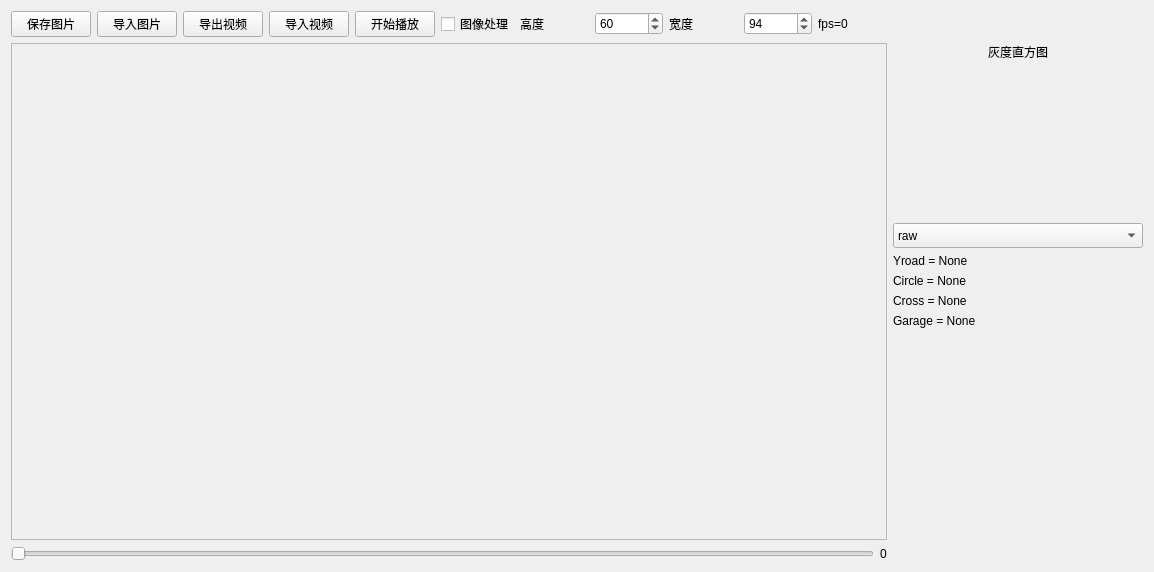
<?xml version="1.0" encoding="UTF-8"?>
<ui version="4.0">
 <class>imageshow</class>
 <widget class="QWidget" name="imageshow">
  <property name="geometry">
   <rect>
    <x>0</x>
    <y>0</y>
    <width>1154</width>
    <height>572</height>
   </rect>
  </property>
  <property name="windowTitle">
   <string>Form</string>
  </property>
  <layout class="QGridLayout" name="gridLayout_2">
   <item row="1" column="0">
    <widget class="QScrollArea" name="scrollArea">
     <property name="widgetResizable">
      <bool>true</bool>
     </property>
     <widget class="QWidget" name="scrollAreaWidgetContents">
      <property name="geometry">
       <rect>
        <x>0</x>
        <y>0</y>
        <width>876</width>
        <height>489</height>
       </rect>
      </property>
      <layout class="QGridLayout" name="gridLayout">
       <item row="0" column="1">
        <widget class="MouseEvent" name="imaglabel">
         <property name="text">
          <string/>
         </property>
        </widget>
       </item>
      </layout>
     </widget>
    </widget>
   </item>
   <item row="0" column="0">
    <layout class="QHBoxLayout" name="horizontalLayout_2">
     <item>
      <layout class="QHBoxLayout" name="horizontalLayout">
       <item>
        <widget class="QPushButton" name="btn_imagesave">
         <property name="text">
          <string>保存图片</string>
         </property>
         <property name="checkable">
          <bool>false</bool>
         </property>
        </widget>
       </item>
       <item>
        <widget class="QPushButton" name="btn_imageread">
         <property name="text">
          <string>导入图片</string>
         </property>
        </widget>
       </item>
       <item>
        <widget class="QPushButton" name="btn_videosave">
         <property name="text">
          <string>导出视频</string>
         </property>
        </widget>
       </item>
       <item>
        <widget class="QPushButton" name="btn_videoread">
         <property name="text">
          <string>导入视频</string>
         </property>
        </widget>
       </item>
       <item>
        <widget class="QPushButton" name="btn_videoshow">
         <property name="text">
          <string>开始播放</string>
         </property>
        </widget>
       </item>
       <item>
        <widget class="QCheckBox" name="checkBox">
         <property name="text">
          <string>图像处理</string>
         </property>
        </widget>
       </item>
      </layout>
     </item>
     <item>
      <widget class="QLabel" name="label_2">
       <property name="text">
        <string>高度</string>
       </property>
      </widget>
     </item>
     <item>
      <widget class="QSpinBox" name="spinBox_height">
       <property name="maximum">
        <number>480</number>
       </property>
       <property name="value">
        <number>60</number>
       </property>
      </widget>
     </item>
     <item>
      <widget class="QLabel" name="label_3">
       <property name="text">
        <string>宽度</string>
       </property>
      </widget>
     </item>
     <item>
      <widget class="QSpinBox" name="spinBox_width">
       <property name="maximum">
        <number>480</number>
       </property>
       <property name="value">
        <number>94</number>
       </property>
      </widget>
     </item>
     <item>
      <widget class="QLabel" name="fpsLabel">
       <property name="text">
        <string>fps=0</string>
       </property>
      </widget>
     </item>
    </layout>
   </item>
   <item row="2" column="0">
    <layout class="QHBoxLayout" name="horizontalLayout_4">
     <item>
      <widget class="QSlider" name="PicSlider">
       <property name="orientation">
        <enum>Qt::Horizontal</enum>
       </property>
      </widget>
     </item>
     <item>
      <widget class="QLabel" name="Piclabel">
       <property name="text">
        <string>0</string>
       </property>
      </widget>
     </item>
    </layout>
   </item>
   <item row="1" column="1">
    <layout class="QGridLayout" name="gridLayout_5">
     <item row="2" column="0">
      <widget class="QComboBox" name="dispformatcombox">
       <property name="minimumSize">
        <size>
         <width>0</width>
         <height>25</height>
        </size>
       </property>
       <item>
        <property name="text">
         <string>raw</string>
        </property>
       </item>
       <item>
        <property name="text">
         <string>OTSU</string>
        </property>
       </item>
       <item>
        <property name="text">
         <string>adaptive</string>
        </property>
       </item>
      </widget>
     </item>
     <item row="5" column="0">
      <widget class="QLabel" name="crossabel">
       <property name="text">
        <string>Cross = None</string>
       </property>
      </widget>
     </item>
     <item row="1" column="0">
      <widget class="QCustomPlot" name="Imhist" native="true">
       <property name="minimumSize">
        <size>
         <width>250</width>
         <height>150</height>
        </size>
       </property>
       <property name="maximumSize">
        <size>
         <width>400</width>
         <height>300</height>
        </size>
       </property>
      </widget>
     </item>
     <item row="0" column="0">
      <widget class="QLabel" name="namelabel">
       <property name="text">
        <string>灰度直方图</string>
       </property>
       <property name="alignment">
        <set>Qt::AlignCenter</set>
       </property>
      </widget>
     </item>
     <item row="3" column="0">
      <widget class="QLabel" name="yroadlabel">
       <property name="text">
        <string>Yroad = None</string>
       </property>
      </widget>
     </item>
     <item row="4" column="0">
      <widget class="QLabel" name="circlelabel">
       <property name="text">
        <string>Circle = None</string>
       </property>
      </widget>
     </item>
     <item row="7" column="0">
      <spacer name="verticalSpacer">
       <property name="orientation">
        <enum>Qt::Vertical</enum>
       </property>
       <property name="sizeHint" stdset="0">
        <size>
         <width>20</width>
         <height>40</height>
        </size>
       </property>
      </spacer>
     </item>
     <item row="6" column="0">
      <widget class="QLabel" name="garagelabel">
       <property name="text">
        <string>Garage = None</string>
       </property>
      </widget>
     </item>
    </layout>
   </item>
  </layout>
 </widget>
 <customwidgets>
  <customwidget>
   <class>MouseEvent</class>
   <extends>QLabel</extends>
   <header location="global">mouseevent.h</header>
  </customwidget>
  <customwidget>
   <class>QCustomPlot</class>
   <extends>QWidget</extends>
   <header location="global">qcustomplot.h</header>
   <container>1</container>
  </customwidget>
 </customwidgets>
 <resources/>
 <connections/>
</ui>
